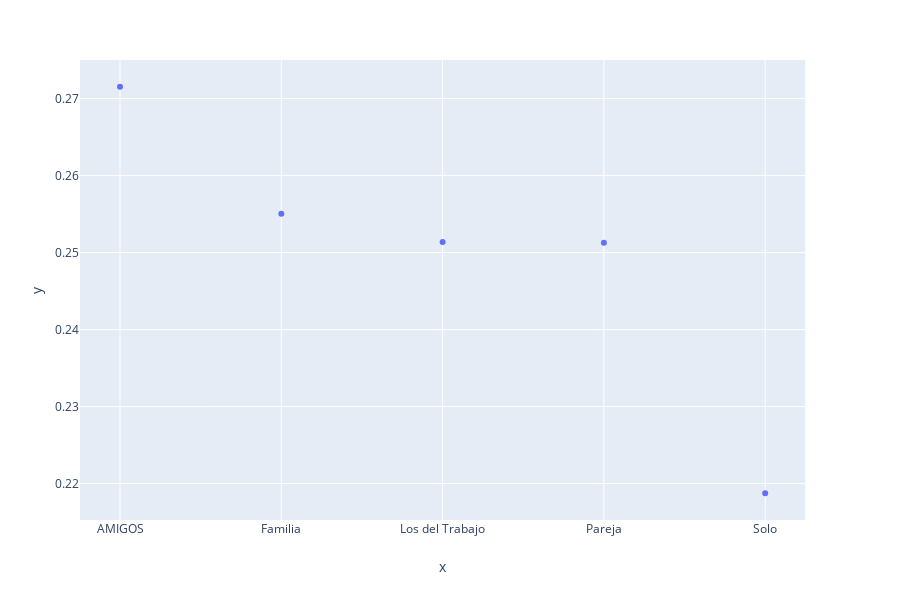

Notebook source saved alongside this figure:
### Code cell
get_results(5, res_alc_v_gente, df_con_quien.columns.to_list()[1:])

### Figure 1 — Plotly figure (JSON) as saved in the notebook; plotly's stock layout.template omitted (floating-point values rounded to 4 significant figures)
{"data": [{"hoverlabel": {"namelength": 0}, "hovertemplate": "x=%{x}<br>y=%{y}", "legendgroup": "", "marker": {"color": "#636efa", "symbol": "circle"}, "mode": "markers", "name": "", "showlegend": false, "type": "scatter", "x": ["AMIGOS", "Familia", "Los del Trabajo", "Pareja", "Solo"], "xaxis": "x", "y": [0.2715, 0.255, 0.2514, 0.2513, 0.2188], "yaxis": "y"}], "layout": {"height": 600, "legend": {"tracegroupgap": 0}, "margin": {"t": 60}, "xaxis": {"anchor": "y", "domain": [0, 0.98], "title": {"text": "x"}}, "yaxis": {"anchor": "x", "domain": [0, 1], "title": {"text": "y"}}}}
